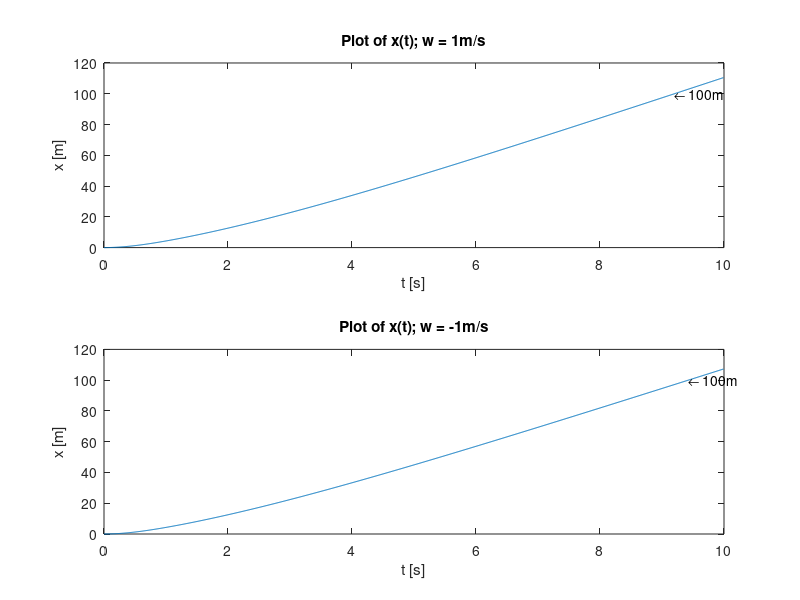

This figure's MATLAB source:
clear all; clf; 
% Physical constants
m = 80;         % kg
rho = 1.293;    % kg/m^3
A = 0.45;       % m^2
C_D = 1.2;
w_med = 1;      % m/s
w_mot = -1;     % m/s
dt = 0.01;      % s
time = 10;      % s
t_c = 0.67;     % s
f_c = 488;      % N
f_v = 25.8;     % sN/m
% Initial conditions
v0 = 0;
x0 = 0;
% Numerical initialization
n = time/dt;
a_med = zeros(n, 1);
v_med = zeros(n, 1);
x_med = zeros(n, 1);
a_mot = zeros(n, 1);
v_mot = zeros(n, 1);
x_mot = zeros(n, 1);
t = zeros(n, 1);
F = zeros(n, 1);
F_C = zeros(n, 1);
F_V_medvind = zeros(n, 1);
F_V_motvind = zeros(n, 1);
D_medvind = zeros(n, 1);
D_motvind = zeros(n, 1);
% Set initial values
x_med(1) = x0;
x_mot(1) = x0;
v(1) = v0;
% Integration loop
for i = 1:n-1
    F(i) = 400;
    F_C(i) = f_c*exp(-(t(i)/t_c)^2);
    F_V_medvind(i) = f_v*v_med(i);
    F_V_motvind(i) = f_v*v_mot(i);
    D_medvind(i) = 0.5*A*(1-0.25*exp(-(t(i)/t_c)^2))*rho*C_D*(v_med(i)-w_med)^2;
    D_motvind(i) = 0.5*A*(1-0.25*exp(-(t(i)/t_c)^2))*rho*C_D*(v_mot(i)-w_mot)^2;
    
    F_net_med = F(i) + F_C(i) - F_V_medvind(i) - D_medvind(i);
    a_med(i+1) = F_net_med/m;
    v_med(i+1) = v_med(i) + a_med(i+1)*dt;
    x_med(i+1) = x_med(i) + v_med(i+1)*dt;
    
    F_net_mot = F(i) + F_C(i) - F_V_motvind(i) - D_motvind(i);
    a_mot(i+1) = F_net_mot/m;
    v_mot(i+1) = v_mot(i) + a_mot(i+1)*dt;
    x_mot(i+1) = x_mot(i) + v_mot(i+1)*dt;
    
    t(i+1) = t(i) + dt; 
end
disp(t)

% Plot results
subplot(2,1,1);
plot(t, x_med);
text(9.2, 99.9989,'\leftarrow 100m','HorizontalAlignment','left');
title('Plot of x(t); w = 1m/s')
xlabel('t [s]');
ylabel('x [m]');
subplot(2,1,2);
plot(t, x_mot);
text(9.42, 99.9470,'\leftarrow 100m','HorizontalAlignment','left');
title('Plot of x(t); w = -1m/s')
xlabel('t [s]');
ylabel('x [m]');